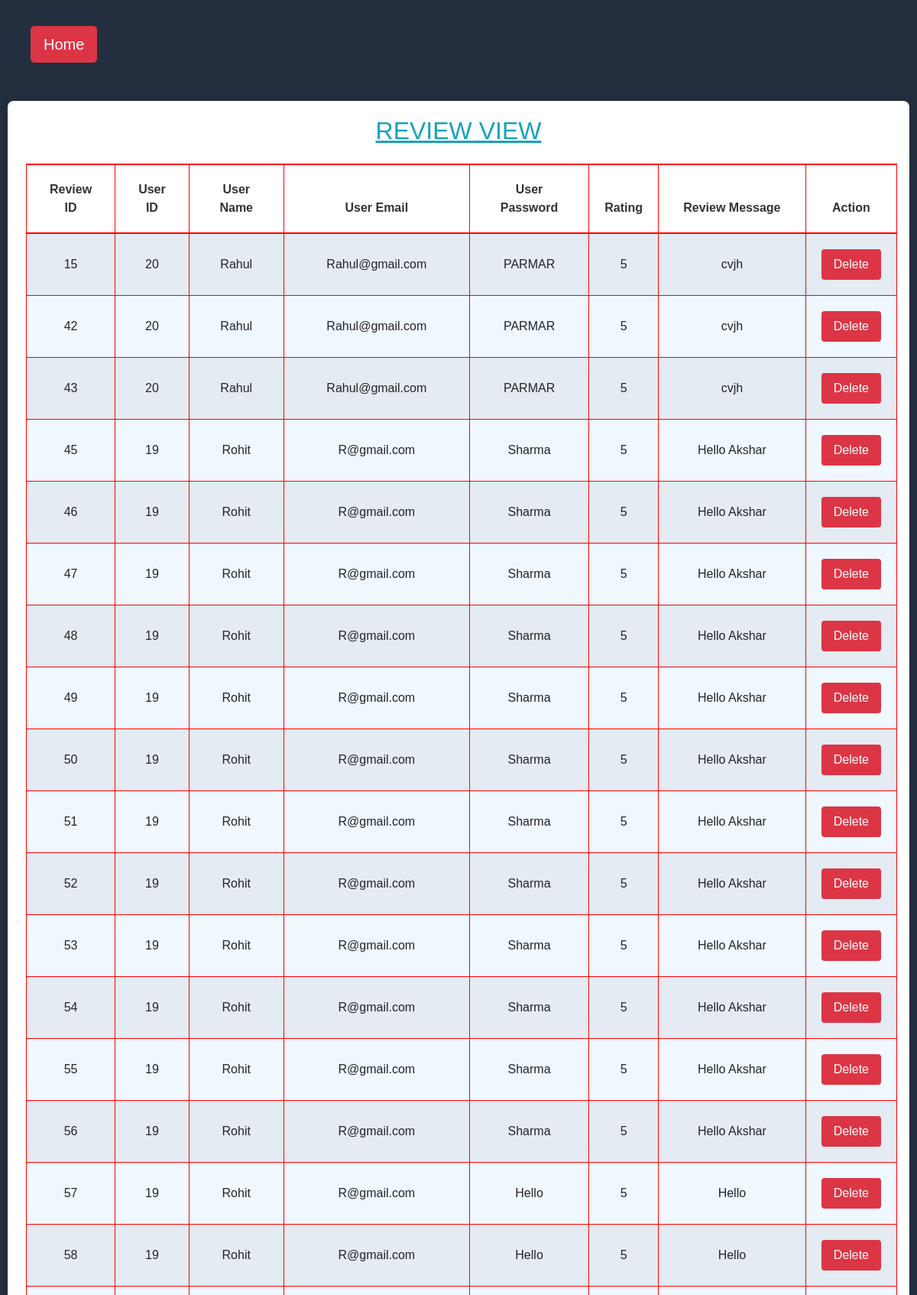
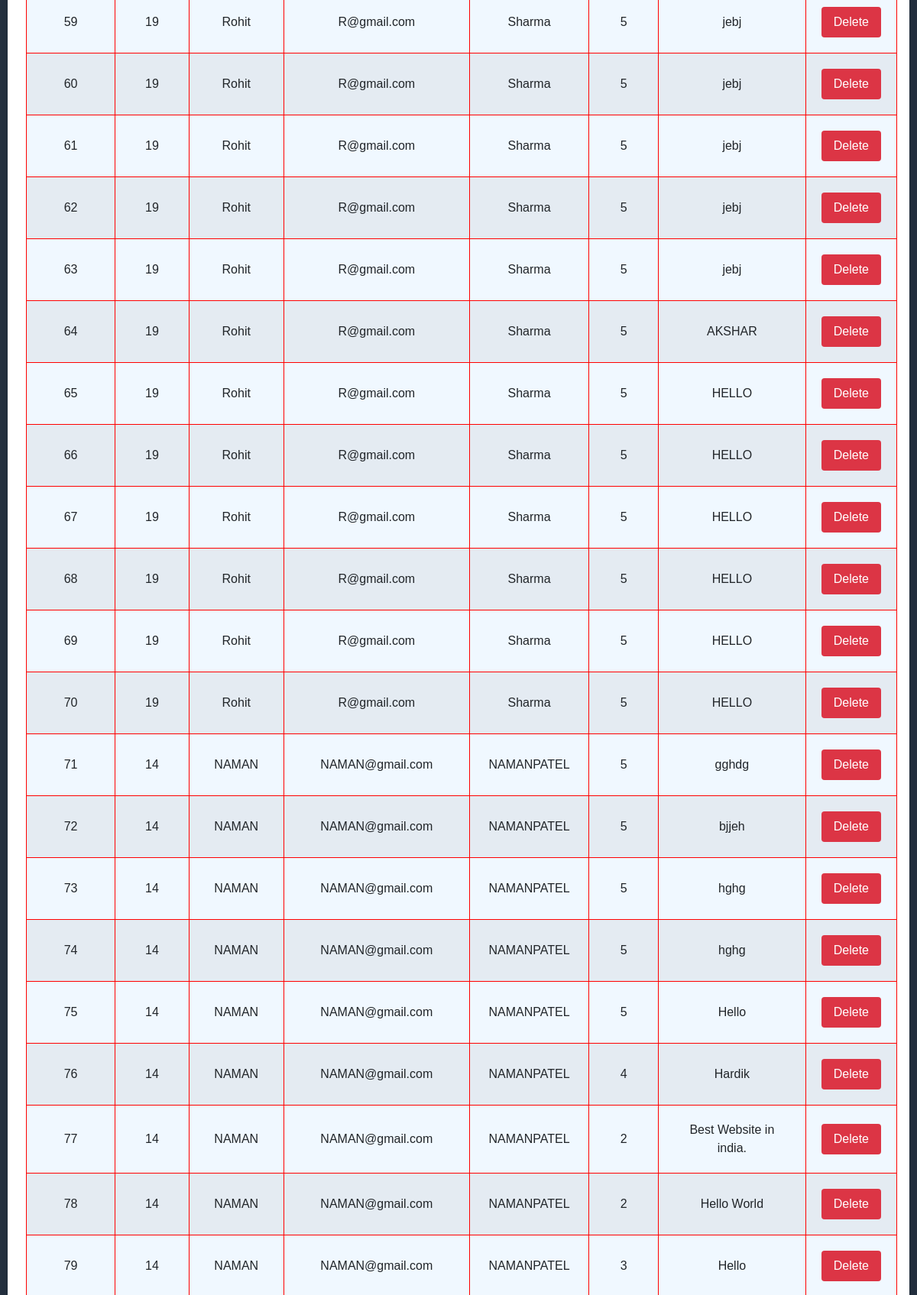
/Review-View.php (signed in, upper part), run on the app's committed database (2 pictures, top to bottom).
### tables this page shows
CREATE TABLE `reviews` (
  `review_id` int(11) NOT NULL,
  `court_id` int(20) NOT NULL,
  `user_id` int(11) NOT NULL,
  `user_name` varchar(255) NOT NULL,
  `user_email` varchar(255) NOT NULL,
  `user_password` varchar(255) NOT NULL,
  `rating` int(11) NOT NULL,
  `review_message` text NOT NULL
);

### Review-View.php (the view, shortened to what this page needs)
<?php
include("connection.php");
$sql = "SELECT * FROM reviews";
$result = $conn->query($sql);
?>
<!DOCTYPE html>
<html lang="en">
<head>
    <link rel="stylesheet" href="css/bootstrap.min.css" type="text/css">
</head>
<body>
<a href="add.php" class="btn btn-danger mt-4 btn-lg" style="margin-left : 30px;">Home</a>
<div class="container table-container table-responsive" style="margin-top: 50px;">
<table class="table table-bordered mt-4 table-hover table-striped" style="margin-left: 4px;">
<h2 class="text-center text-info"><u>REVIEW VIEW</u></h2>
        <thead>
            <tr>
                <th>Review ID</th>
                <th>User ID</th>
                <th>User Name</th>
                <th>User Email</th>
                <th>User Password</th>
                <th>Rating</th>
                <th>Review Message</th>
                <th>Action</th>
            </tr>
        </thead>
        <tbody>
            <?php
            if ($result->num_rows > 0) {
                while ($row = $result->fetch_assoc()) {
                    echo "<tr>
                            <td>" . $row["review_id"] . "</td>
                            <td>" . $row["user_id"] . "</td>
                            <td>" . $row["user_name"] . "</td>
                            <td>" . $row["user_email"] . "</td>
                            <td>" . $row["user_password"] . "</td>
                            <td>" . $row["rating"] . "</td>
                            <td>" . $row["review_message"] . "</td>
                            <td>
                                <form action = 'Review-View.php' method='POST' style='display:inline-block;'>
                                <input type = 'hidden' name = 'rid' value = '" . $row['review_id'] . "'>
                                <input type='submit' value='Delete' class='btn btn-danger'>
                                </form>
                                </td>
                          </tr>";
                }
            } else {
                echo "<tr><td colspan='4'>No reviews found</td></tr>";
            }
            ?>
        </tbody>
    </table>
</div>
</body>
</html>

### Review-View.php (style rules this page uses)
body { background-color: #232f3e; color: #333; margin: 0; padding: 10px; font-family: Arial, sans-serif; }
.table-container { padding: 20px; background-color: white; margin: 20px auto; border-radius: 8px; box-shadow: 0 0 10px rgba(0, 0, 0, 0.1); max-width: 1200px; }
.table { width: 100%; margin-bottom: 1rem; color: #212529; background-color: aliceblue; border-collapse: collapse; }
.table th, .table td { padding: 1rem; vertical-align: middle; border: 1px solid red; text-align: center; padding: 20px; }
.table thead th { vertical-align: bottom; border-bottom: 2px solid red; border-top: 2px solid red; background-color: white; color: #333; }
.table tbody tr td:last-child form input[type="submit"] { background-color: #dc3545; border: none; color: white; padding: 0.5rem 1rem; border-radius: 4px; cursor: pointer; transition: background-color 0.3s; }
.table tbody tr td { border: 1px solid red; }

### data on the page
reviews: review_id "15", user "20", user_name "Rahul", user_email "Rahul@gmail.com", user_password "PARMAR", rating "5", review_message "cvjh"
reviews: review_id "42", user "20", user_name "Rahul", user_email "Rahul@gmail.com", user_password "PARMAR", rating "5", review_message "cvjh"
reviews: review_id "43", user "20", user_name "Rahul", user_email "Rahul@gmail.com", user_password "PARMAR", rating "5", review_message "cvjh"
reviews: review_id "45", user "19", user_name "Rohit", user_email "R@gmail.com", user_password "Sharma", rating "5", review_message "Hello Akshar"
reviews: review_id "46", user "19", user_name "Rohit", user_email "R@gmail.com", user_password "Sharma", rating "5", review_message "Hello Akshar"
reviews: review_id "47", user "19", user_name "Rohit", user_email "R@gmail.com", user_password "Sharma", rating "5", review_message "Hello Akshar"
reviews: review_id "48", user "19", user_name "Rohit", user_email "R@gmail.com", user_password "Sharma", rating "5", review_message "Hello Akshar"
reviews: review_id "49", user "19", user_name "Rohit", user_email "R@gmail.com", user_password "Sharma", rating "5", review_message "Hello Akshar"
reviews: review_id "50", user "19", user_name "Rohit", user_email "R@gmail.com", user_password "Sharma", rating "5", review_message "Hello Akshar"
reviews: review_id "51", user "19", user_name "Rohit", user_email "R@gmail.com", user_password "Sharma", rating "5", review_message "Hello Akshar"
reviews: review_id "52", user "19", user_name "Rohit", user_email "R@gmail.com", user_password "Sharma", rating "5", review_message "Hello Akshar"
reviews: review_id "53", user "19", user_name "Rohit", user_email "R@gmail.com", user_password "Sharma", rating "5", review_message "Hello Akshar"
reviews: review_id "54", user "19", user_name "Rohit", user_email "R@gmail.com", user_password "Sharma", rating "5", review_message "Hello Akshar"
reviews: review_id "55", user "19", user_name "Rohit", user_email "R@gmail.com", user_password "Sharma", rating "5", review_message "Hello Akshar"
reviews: review_id "56", user "19", user_name "Rohit", user_email "R@gmail.com", user_password "Sharma", rating "5", review_message "Hello Akshar"
reviews: review_id "57", user "19", user_name "Rohit", user_email "R@gmail.com", user_password "Hello", rating "5", review_message "Hello"
reviews: review_id "58", user "19", user_name "Rohit", user_email "R@gmail.com", user_password "Hello", rating "5", review_message "Hello"
reviews: review_id "59", user "19", user_name "Rohit", user_email "R@gmail.com", user_password "Sharma", rating "5", review_message "jebj"
reviews: review_id "60", user "19", user_name "Rohit", user_email "R@gmail.com", user_password "Sharma", rating "5", review_message "jebj"
reviews: review_id "61", user "19", user_name "Rohit", user_email "R@gmail.com", user_password "Sharma", rating "5", review_message "jebj"
reviews: review_id "62", user "19", user_name "Rohit", user_email "R@gmail.com", user_password "Sharma", rating "5", review_message "jebj"
reviews: review_id "63", user "19", user_name "Rohit", user_email "R@gmail.com", user_password "Sharma", rating "5", review_message "jebj"
reviews: review_id "64", user "19", user_name "Rohit", user_email "R@gmail.com", user_password "Sharma", rating "5", review_message "AKSHAR"
reviews: review_id "65", user "19", user_name "Rohit", user_email "R@gmail.com", user_password "Sharma", rating "5", review_message "HELLO"
reviews: review_id "66", user "19", user_name "Rohit", user_email "R@gmail.com", user_password "Sharma", rating "5", review_message "HELLO"
reviews: review_id "67", user "19", user_name "Rohit", user_email "R@gmail.com", user_password "Sharma", rating "5", review_message "HELLO"
reviews: review_id "68", user "19", user_name "Rohit", user_email "R@gmail.com", user_password "Sharma", rating "5", review_message "HELLO"
reviews: review_id "69", user "19", user_name "Rohit", user_email "R@gmail.com", user_password "Sharma", rating "5", review_message "HELLO"
reviews: review_id "70", user "19", user_name "Rohit", user_email "R@gmail.com", user_password "Sharma", rating "5", review_message "HELLO"
reviews: review_id "71", user "14", user_name "NAMAN", user_email "NAMAN@gmail.com", user_password "NAMANPATEL", rating "5", review_message "gghdg"
reviews: review_id "72", user "14", user_name "NAMAN", user_email "NAMAN@gmail.com", user_password "NAMANPATEL", rating "5", review_message "bjjeh"
reviews: review_id "73", user "14", user_name "NAMAN", user_email "NAMAN@gmail.com", user_password "NAMANPATEL", rating "5", review_message "hghg"
reviews: review_id "74", user "14", user_name "NAMAN", user_email "NAMAN@gmail.com", user_password "NAMANPATEL", rating "5", review_message "hghg"
reviews: review_id "75", user "14", user_name "NAMAN", user_email "NAMAN@gmail.com", user_password "NAMANPATEL", rating "5", review_message "Hello"
reviews: review_id "76", user "14", user_name "NAMAN", user_email "NAMAN@gmail.com", user_password "NAMANPATEL", rating "4", review_message "Hardik"
reviews: review_id "77", user "14", user_name "NAMAN", user_email "NAMAN@gmail.com", user_password "NAMANPATEL", rating "2", review_message "Best Website in india."
reviews: review_id "78", user "14", user_name "NAMAN", user_email "NAMAN@gmail.com", user_password "NAMANPATEL", rating "2", review_message "Hello World"
reviews: review_id "79", user "14", user_name "NAMAN", user_email "NAMAN@gmail.com", user_password "NAMANPATEL", rating "3", review_message "Hello"
